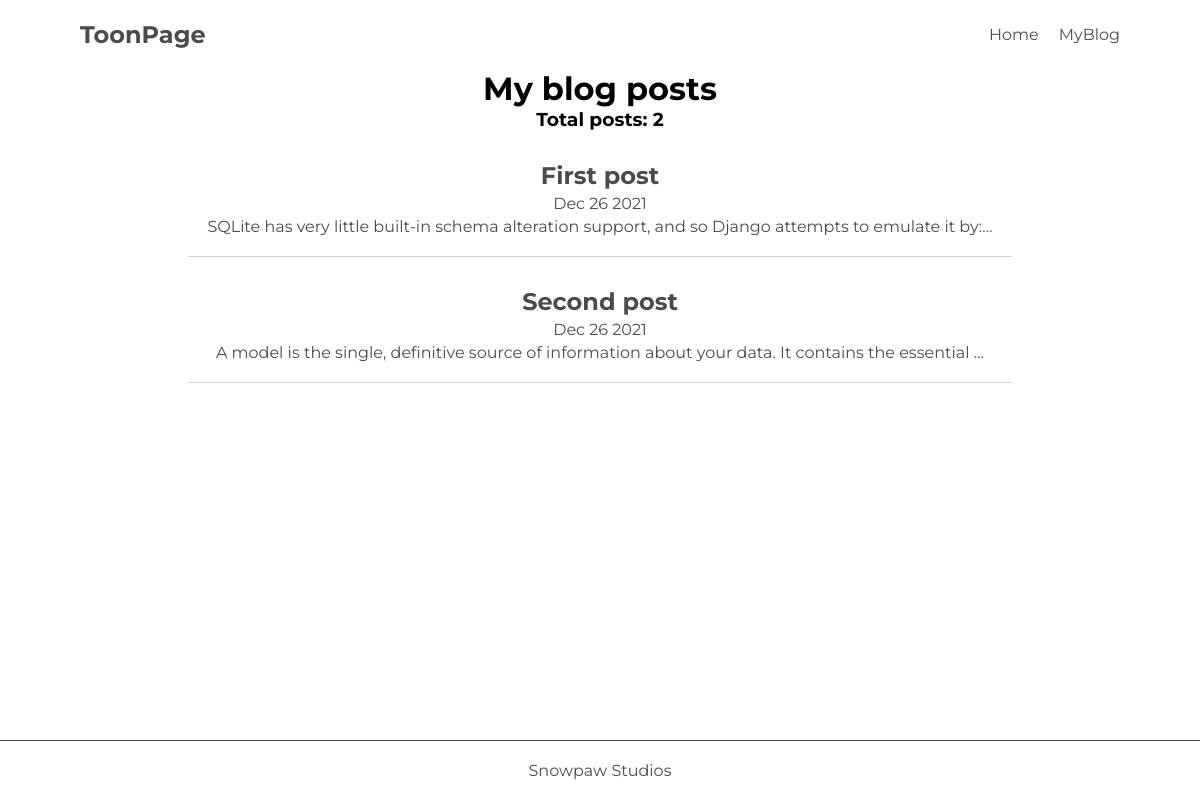
Screenshot of /blog/ with the database file from the repository.
### blog/models.py (models this page shows, shortened)
class Blog(models.Model):
    title = models.CharField(max_length=100)
    created_at = models.DateField(default= date.today)
    content = models.TextField()

### blog/views.py (the view)
# urls.py: path('', views.index, name = 'blog-home'),
def index(request):
    posts = Blog.objects.order_by('-created_at')
    context = {'posts': posts}
    return render(request, 'blog/index.html', context)

### blog/templates/blog/index.html
{% extends 'portfolio/base.html' %}
{% block content %}
<h1>My blog posts</h1>
<h3>Total post{{posts.count|pluralize }}: {{posts.count}}</h3>
{% if posts %}
    {% for post in posts %}
        <div class= 'post-card'>
            <a href="{% url 'blog:detail' post.id %}">
                <h2>{{post.title}}</h2>
                <p>{{post.created_at|date:'M d Y'}}</p>
                <p>{{post.content|truncatechars:100}}</p>
            </a>
        </div>
    {% endfor %}
{% endif %}
{% endblock %}

### portfolio/static/portfolio/style.css (style rules this page uses)
* { padding: 0; margin: 0; box-sizing: border-box; font-family: 'Montserrat', sans-serif; }
Html { height: 100% }
Body { min-height: 100%; display: flex; flex-direction: column; }
.post-card { padding:20px; color:#4B4B4B; border-bottom: 1px solid #d4d1d1; margin-top: 10px; }
.post-card a { color: #4B4B4B; background-color: #d4d1d1; text-decoration: none; }
.post-card p { padding-top: 4px; }

### rows the page displays
Blog: title "First post", created_at "Dec 26 2021", content "SQLite has very little built-in schema alteration support, and so Django attempts to emulate it by:…"
Blog: title "Second post", created_at "Dec 26 2021", content "A model is the single, definitive source of information about your data. It contains the essential …"

### other values shown
{{ posts.count }} "2"
